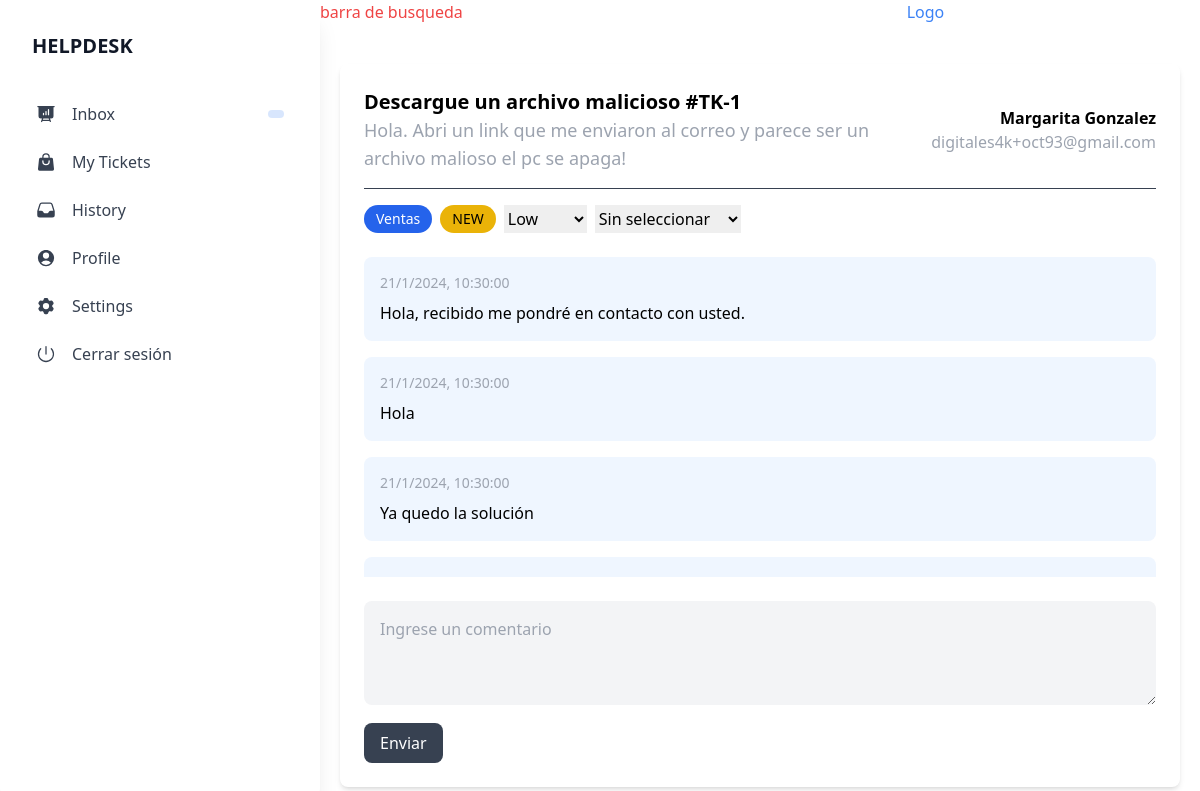
Before: /Home/Ticket/1/ (signed in) with the older database file.
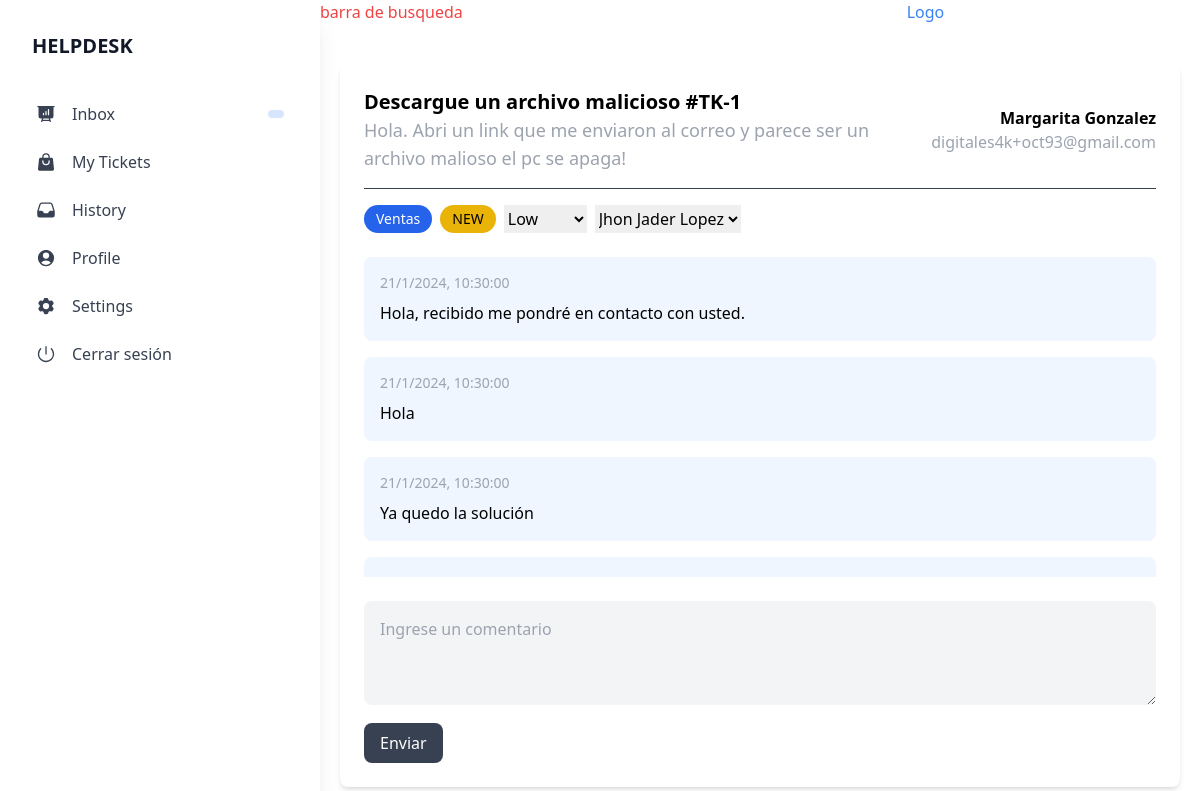
After: the same page with the newer database file.
### AgentDesk/models.py (models this page shows, shortened)
class tickets(models.Model):
    STATE_CHOICES = [
        ('NEW', 'Nuevo'),
        ('IN_PROGRESS', 'En progreso'),
        ('RESOLVED', 'Resuelto'),
        ('CLOSED', 'Cerrado'),
    ]
    PRIORITY_CHOICES = [
        ('LOW', 'Low'),
        ('MEDIUM', 'Medium'),
        ('HIGH', 'High'),
    ]
    title = models.CharField(verbose_name="title",max_length=50,null=False,blank=False)
    description = models.TextField(verbose_name="Descriptios",max_length=500)
    client = models.CharField(verbose_name="Client",max_length=30)
    email = models.CharField(verbose_name="Email",max_length=50)
    contact = models.CharField(verbose_name="Phone",max_length=30)
    priority = models.CharField(
        verbose_name="Priority",
        max_length=50,
        choices=PRIORITY_CHOICES,
        default='LOW'
        )
    date = models.DateTimeField(auto_now_add=True,verbose_name="Date")
    area = models.CharField(verbose_name="Area",max_length=70,null=False)
    created_by = models.ForeignKey(User,on_delete=models.CASCADE,related_name='tickets_created',null=True, blank=True)
    assigned_to = models.ForeignKey(User,on_delete=models.CASCADE,related_name='tickets_assigned', null=True, blank=True,default='Sin agente')
    type_error = models.ForeignKey(teams,on_delete=models.CASCADE,verbose_name="Tipo de error",max_length=30)
    state = models.CharField(
        verbose_name="State",
        max_length=20,
        choices=STATE_CHOICES,
        default='NEW'
    )
    class Meta:
        db_table = "Tickets"
        verbose_name ="Ticket"
        verbose_name_plural = "Tickets"

### AgentDesk/views.py (the view)
# urls.py: path('Home/Ticket/<int:ticket_id>/',TicketsView,name="detailTicket"),
@login_required(login_url='/')
def TicketsView(request,ticket_id):
    ticket = get_object_or_404(tickets,id=ticket_id)
    commentq = comment.objects.filter(ticket=ticket)
    users = profile.objects.filter(id_team=ticket.type_error)
    if request.method == 'POST':
        form = commentForm(request.POST)
        if form.is_valid():
            comentario = form.save(commit=False)  # No lo guardes aún
            comentario.ticket = ticket  # Asigna el ticket al comentario
            comentario.save()  # Ahora sí, guárdalo
            return redirect(request.path)  # Recarga la página para ver el comentario agregado
    else :
            form = commentForm()
            return render(request, 'pages/detailTicket.html',{'ticket':ticket,
                                                        'commentq' : commentq,
                                                        'form':form,
                                                        'users':users,
                                                        'prioritis' : tickets.PRIORITY_CHOICES
                                                  })

### AgentDesk/forms.py
class commentForm(forms.ModelForm):
    class Meta:
        model = comment
        fields  = ['coment']
        widgets = {
            'coment': forms.Textarea(attrs={
                'class': 'w-full p-4 bg-gray-100 rounded-lg focus:outline-none focus:ring-2 focus:ring-blue-500',
                'rows':3,
                'placeholder': 'Ingrese un comentario'
            }),
        }

### AgentDesk/templates/pages/detailTicket.html (shortened to what this page needs)
{% extends 'base.html' %} {% block content %}
<div class="max-w-full mx-5 mt-10 p-6 rounded-lg shadow-md">
  <div class="flex justify-between items-center border-b border-gray-700 pb-4">
    <div>
      <h1 class="text-xl font-bold">{{ticket.title}} #TK-{{ticket.id}}</h1>
      <p class="text-lg text-gray-400">{{ticket.description}}</p>
    </div>
    <div class="text-right">
      <p class="font-bold">{{ticket.client}}</p>
      <p class="text-gray-400">{{ticket.email}}</p>
    </div>
  </div>
  <div class="flex gap-2 mt-4">
    <span class="bg-blue-600 text-white text-sm px-3 py-1 rounded-full"
      >{{ticket.area}}</span
    >
    <span class="bg-yellow-500 text-black text-sm px-3 py-1 rounded-full"
      >{{ticket.state}}</span
    >
    <select name="priority" id="priority">
      {% for value, label in prioritis %}
          <option value="{{ value }}" {% if ticket.priority == value %}selected{% endif %}>
              {{ label }}
          </option>
      {% endfor %}
    </select>
    <select name="Usuario" id="usuario">
      <option value="" {% if not ticket.assigned_to %}selected{% endif %} disabled>Sin seleccionar</option>
      {% for user in users %}
        <option value="{{ user.id }}" {% if user.id == ticket.assigned_to %}selected{% endif %}>
          {{user.name}}
        </option>
      {% endfor %}
    </select>
  </div>
  <div class="mt-6 space-y-4 max-h-80 overflow-auto">
    {%for i in commentq%}
    <div class="bg-blue-50 p-4 rounded-lg">
      <p class="text-sm text-gray-400">21/1/2024, 10:30:00</p>
      <p class="mt-2">{{i.coment}}</p>
    </div>
    {%endfor%}
  </div>
  <form method="POST">
    <div class="mt-6">
      <div class="justify-between items-center mt-4">
        {{form.coment}}
        <button
          type="submit"
          class="bg-gray-700 text-white px-4 py-2 mt-3 rounded-lg hover:bg-blue-700"
        >
          Enviar
        </button>
      </div>
    </div>
  </form>
</div>
{% endblock %}

Changed rows visible on the page:
changed tickets "Descargue un archivo malicioso": Usuario "Sin seleccionar" → (not shown)
Other visible differences:
form field Usuario: (not shown) → "Jhon Jader Lopez"
